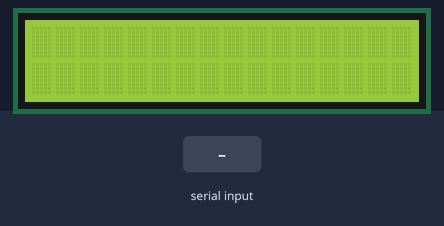
This sketch was run on a simulated Arduino Uno, built with avr-gcc and run on an emulated ATmega328P. Parts: 16×2 character LCD. The inputs (shaded band) are chosen by the test bench.

Above: at 1.2 s.
1.3 s: "90,45\n" received over Serial
At 1.47 s:
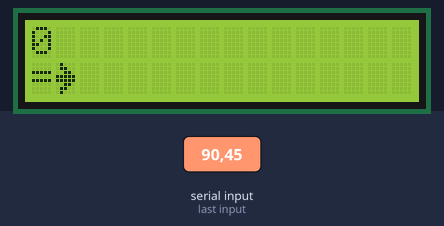
3.7 s: "90\n" received over Serial
At 5.16 s:
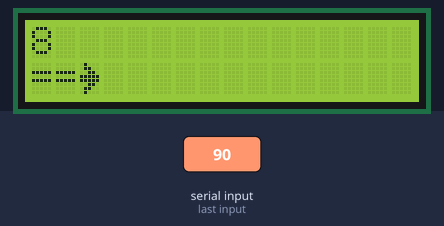
6.7 s: "5\n" received over Serial
At 7.9 s:
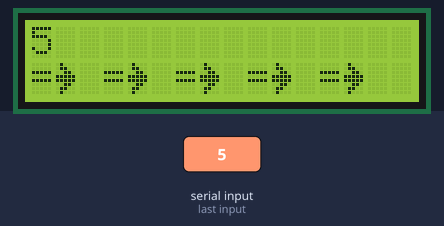
8.7 s: "30,150\n" received over Serial
At 14.5 s:
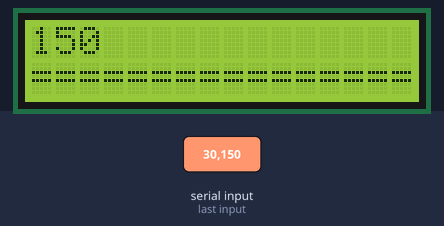
Timing chart, 0 to 14.8 s (numbered marks = the images above; inputs shaded):
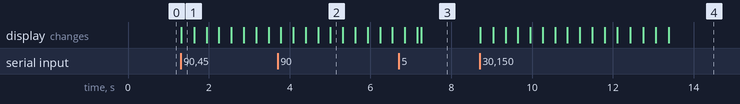

The sketch:

i2c_lcd.ino
```cpp
#include <LiquidCrystal_I2C.h>

byte LCDAddress = 0x27;

LiquidCrystal_I2C lcd(LCDAddress, 16, 2);

uint8_t arrowRight[8] =
{
    0b01000,
    0b01100,
    0b00110,
    0b11111,
    0b11111,
    0b00110,
    0b01100,
    0b01000
};

int argIn = 0;

void setup() {

  Serial.begin(9600);
  Serial.setTimeout(200);

  lcd.init();
  lcd.backlight();

  lcd.createChar(0, arrowRight);
}

void loop() {

  uint8_t barPos = 0;

  argIn = Serial.parseInt(SKIP_ALL);
  if(argIn <= 0) return;

  lcd.clear();
  lcd.setCursor(barPos, 1);
  lcd.write(0);

  for(int val=0;val<=argIn; val++) {
    lcd.setCursor(0,0);
    lcd.print(val);
    barPos = map(val, 0, argIn, 0, 16);
    lcd.setCursor(barPos, 1);
    lcd.print('=');
    lcd.write(0);
    delay(20);
  }
}
```

Measured:
- after the input at 1.3 s, the display: changes at once (image 1)
- after the input at 6.7 s, the display: first differs from a run without the input after 0.46 s (image 3 shows a later state)
- after the input at 8.7 s, the display: first changes at once (image 4 shows a later state)
